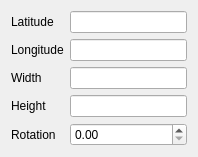
<?xml version="1.0" encoding="UTF-8"?>
<ui version="4.0">
 <class>PolygonPropertyPageForm</class>
 <widget class="QWidget" name="PolygonPropertyPageForm">
  <property name="geometry">
   <rect>
    <x>0</x>
    <y>0</y>
    <width>198</width>
    <height>153</height>
   </rect>
  </property>
  <property name="windowTitle">
   <string>Form</string>
  </property>
  <layout class="QFormLayout" name="formLayout">
   <item row="0" column="0">
    <widget class="QLabel" name="label_6">
     <property name="text">
      <string>Latitude</string>
     </property>
    </widget>
   </item>
   <item row="0" column="1">
    <widget class="QLineEdit" name="lineEdit_2"/>
   </item>
   <item row="1" column="0">
    <widget class="QLabel" name="label_7">
     <property name="text">
      <string>Longitude</string>
     </property>
    </widget>
   </item>
   <item row="1" column="1">
    <widget class="QLineEdit" name="lineEdit_3"/>
   </item>
   <item row="2" column="0">
    <widget class="QLabel" name="label_8">
     <property name="text">
      <string>Width</string>
     </property>
    </widget>
   </item>
   <item row="2" column="1">
    <widget class="QLineEdit" name="lineEdit_4"/>
   </item>
   <item row="3" column="0">
    <widget class="QLabel" name="label_9">
     <property name="text">
      <string>Height</string>
     </property>
    </widget>
   </item>
   <item row="3" column="1">
    <widget class="QLineEdit" name="lineEdit_5"/>
   </item>
   <item row="4" column="0">
    <widget class="QLabel" name="label_10">
     <property name="text">
      <string>Rotation</string>
     </property>
    </widget>
   </item>
   <item row="4" column="1">
    <widget class="QDoubleSpinBox" name="doubleSpinBox"/>
   </item>
  </layout>
 </widget>
 <resources/>
 <connections/>
</ui>
